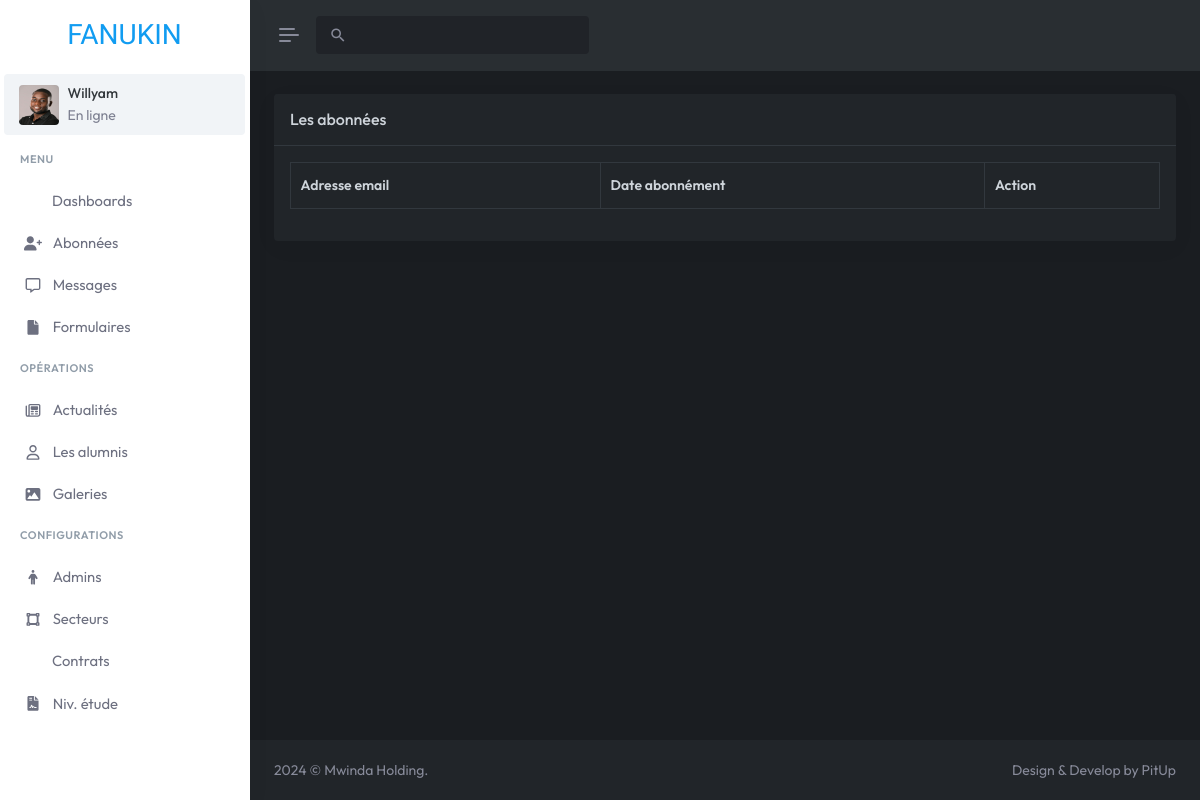
Before: /admins/follow.php (signed in) with the older database file.
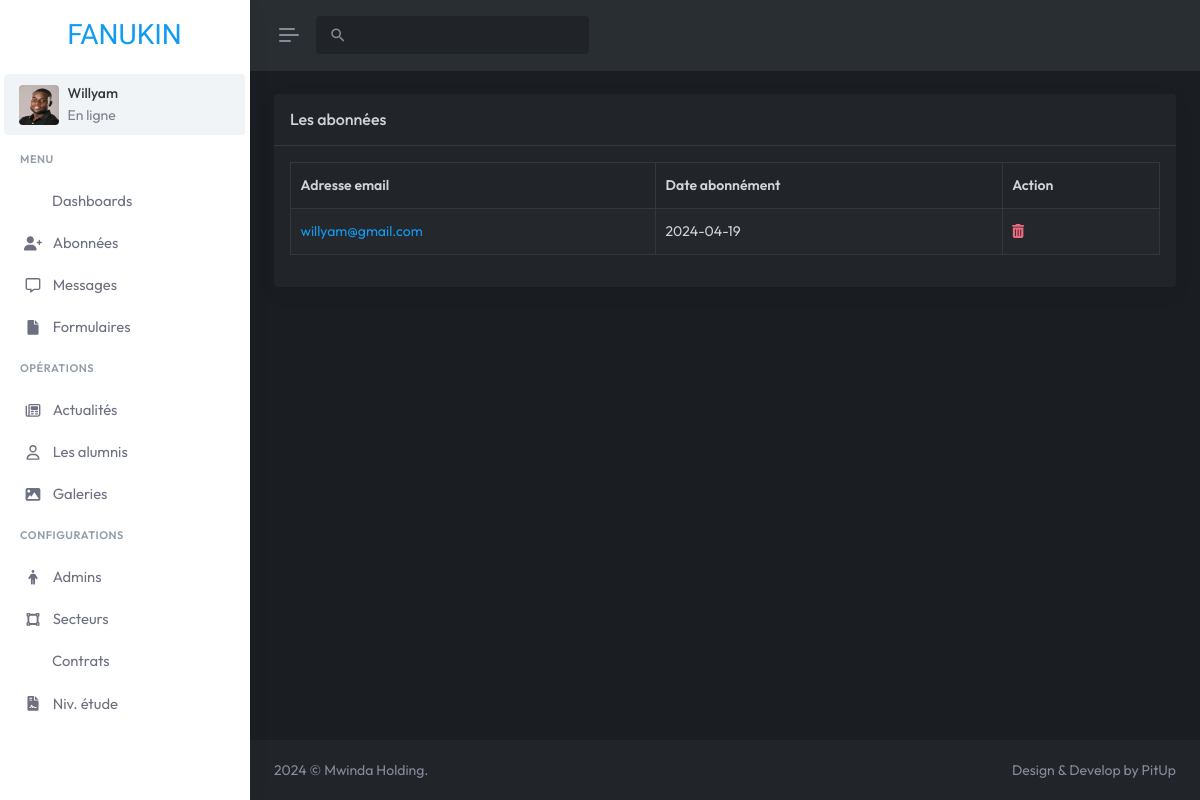
After: the same page with the newer database file.
### tables this page shows
CREATE TABLE IF NOT EXISTS `tb_abonne` (
  `id` int NOT NULL AUTO_INCREMENT,
  `email` text ,
  `dateabonnement` date DEFAULT NULL,
  `status` tinyint DEFAULT '0',
  PRIMARY KEY (`id`)
);

### admins/models/follow.php (called while the page is built, shortened)
<?php
$db = db();
$req = $db->query("SELECT * FROM tb_abonne");

### admins/follow.php (the view, shortened to what this page needs)
<!DOCTYPE html>
<html
    lang="en"
    data-layout="vertical"
    data-topbar="light"
    data-sidebar="light"
    data-bs-theme="dark"
    data-sidebar-size="lg"
    data-sidebar-image="none"
    data-preloader="disable"
    data-theme="vintage"
    data-theme-colors="default"
    data-sidebar-user-show
>
    <head>
        <link href="assets/css/bootstrap.min.css" rel="stylesheet" type="text/css" />
        <link href="assets/css/icons.min.css" rel="stylesheet" type="text/css" />
        <link href="assets/css/app.min.css" rel="stylesheet" type="text/css" />
        <link href="assets/css/custom.min.css" rel="stylesheet" type="text/css" />
        <link rel="stylesheet" href="https://cdnjs.cloudflare.com/ajax/libs/MaterialDesign-Webfont/6.5.95/css/materialdesignicons.min.css" />
        <link
            rel="stylesheet"
            href="https://cdnjs.cloudflare.com/ajax/libs/MaterialDesign-Webfont/6.5.95/css/materialdesignicons.css
            "
        />
        <link rel="stylesheet" href="https://cdnjs.cloudflare.com/ajax/libs/MaterialDesign-Webfont/6.5.95/css/materialdesignicons.css.map" />
        <link rel="stylesheet" href="https://cdnjs.cloudflare.com/ajax/libs/MaterialDesign-Webfont/6.5.95/css/materialdesignicons.min.css.map" />
        <link rel="stylesheet" type="text/css" href="https://cdnjs.cloudflare.com/ajax/libs/font-awesome/6.0.0-beta3/css/all.min.css" />
        <link rel="stylesheet" type="text/css" href="https://cdnjs.cloudflare.com/ajax/libs/font-awesome/6.0.0-beta3/css/fontawesome.min.css" />
        <link rel="stylesheet" href="https://cdn.datatables.net/1.11.5/css/dataTables.bootstrap5.min.css" />
        <link rel="stylesheet" href="https://cdn.datatables.net/responsive/2.2.9/css/responsive.bootstrap.min.css" />
        <link rel="stylesheet" href="https://cdn.datatables.net/buttons/2.2.2/css/buttons.dataTables.min.css" />
    </head>
    <body>
        <div id="layout-wrapper">
            <?php require 'views/header.php'; ?>
            <?php require 'views/nav.php'; ?>
            <div class="main-content">
                <div class="page-content">
                    <div class="container-fluid">
                        <div class="row">
                            <div class="col-lg-12">
                                <div class="card">
                                    <div class="card-header">
                                        <h5 class="card-title mb-0">Les abonnées</h5>
                                    </div>
                                    <div class="card-body">
                                        <table id="example" class="table table-bordered dt-responsive nowrap table-striped align-middle" style="width: 100%;">
                                            <thead>
                                                <tr>
                                                    <th data-ordering="false">Adresse email</th>
                                                    <th data-ordering="false">Date abonnément</th>
                                                    <th data-ordering="false">Action</th>
                                                </tr>
                                            </thead>
                                            <tbody>
                                                <?php
                                                    require 'models/follow.php';
                                                    while ($res = $req->fetch(PDO::FETCH_OBJ)) {
                                                ?>
                                                <tr>
                                                    <td>
                                                        <a href="mailto:xxx@gmail.com"><?= $res->email ?></a>
                                                    </td>
                                                    <td>
                                                        <?= $res->dateabonnement ?>
                                                    </td>
                                                    <td>
                                                        <a href="delete-follow.php?id=<?= $res->id ?>" class="me-2">
                                                            <i class="fa-solid fa-trash-can text-danger"></i>
                                                        </a>
                                                    </td>
                                                </tr>
                                                <?php
                                                    }$req->closeCursor();
                                                ?>
                                            </tbody>
                                        </table>
                                    </div>
                                </div>
                            </div>
                        </div>
                    </div>
                </div>
                <?php require 'views/footer.php'; ?>
            </div>
        </div>
    </body>
</html>

Changed rows visible on the page:
added tb_abonne: email "willyam@gmail.com", dateabonnement "2024-04-19"
